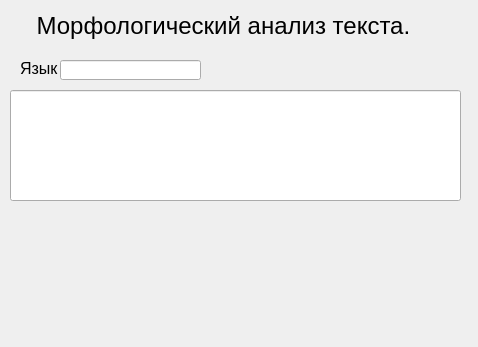
<?xml version="1.0" encoding="UTF-8"?>
<ui version="4.0">
 <class>Form</class>
 <widget class="QWidget" name="Form">
  <property name="geometry">
   <rect>
    <x>0</x>
    <y>0</y>
    <width>478</width>
    <height>347</height>
   </rect>
  </property>
  <property name="windowTitle">
   <string>Form</string>
  </property>
  <widget class="QLabel" name="label">
   <property name="geometry">
    <rect>
     <x>10</x>
     <y>10</y>
     <width>461</width>
     <height>31</height>
    </rect>
   </property>
   <property name="font">
    <font>
     <pointsize>18</pointsize>
    </font>
   </property>
   <property name="text">
    <string>    Морфологический анализ текста.</string>
   </property>
  </widget>
  <widget class="QLineEdit" name="lineEdit">
   <property name="geometry">
    <rect>
     <x>10</x>
     <y>90</y>
     <width>451</width>
     <height>111</height>
    </rect>
   </property>
  </widget>
  <widget class="QLineEdit" name="lineEdit_2">
   <property name="geometry">
    <rect>
     <x>60</x>
     <y>60</y>
     <width>141</width>
     <height>20</height>
    </rect>
   </property>
  </widget>
  <widget class="QLabel" name="label_2">
   <property name="geometry">
    <rect>
     <x>20</x>
     <y>60</y>
     <width>41</width>
     <height>16</height>
    </rect>
   </property>
   <property name="font">
    <font>
     <pointsize>12</pointsize>
    </font>
   </property>
   <property name="text">
    <string>Язык</string>
   </property>
  </widget>
 </widget>
 <resources/>
 <connections/>
</ui>
